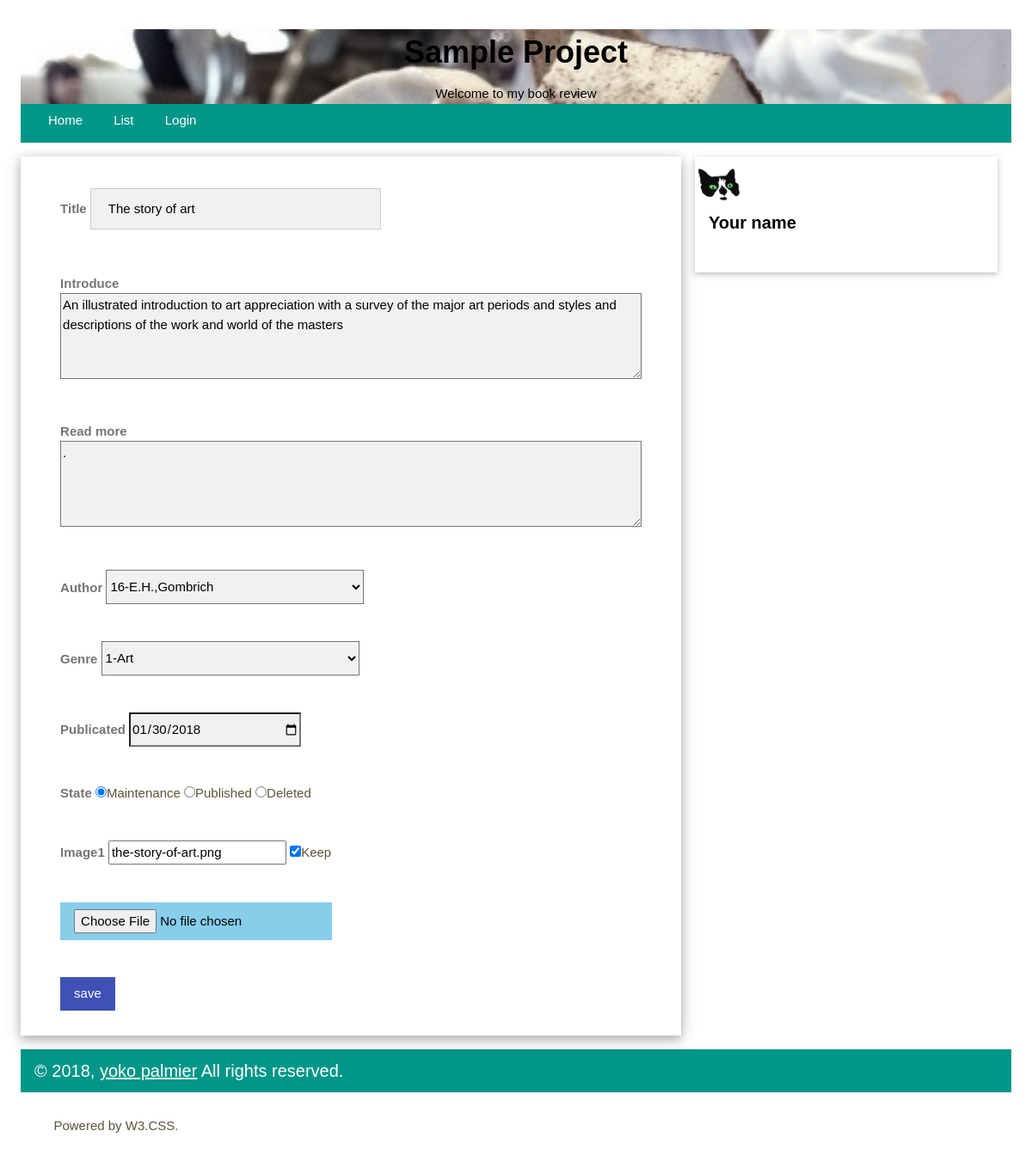
The page /article_edit.php?id=14&cursor=14 on the database its author committed.
### tables this page shows
CREATE TABLE article(id integer primary key,
title text,
intro text,
body text,
author_id int,
genre text,
pub_date text,
state text,
image1 text,
image2 text,
image3 text,
image4 text);

CREATE TABLE author (
id integer primary key,
first_name text,
last_name text);

CREATE TABLE genre (
id integer primary key,
name);

### article_edit.php (the view, shortened to what this page needs)
<?php
include 'sqlite-env.php';
include 'header.php';
?>
<div class="w3-row">
<?php
if(isset($_GET['id'])) {
    $id = $_GET['id'];
try{
    $file_db = new PDO($db_file);
    $stmt = $file_db->prepare("SELECT * FROM article where id = $id");
    $stmt->execute();
    $result = $stmt->fetchAll();
    list($id,$title,$intro,$body,$author,$genre,$pub_date,$state,$image1,$image2,$image3,$image4) = $result[0];
    $db = new PDO($db_file);
    $results = $db->query('SELECT * FROM author');
    $author_result = $results->fetchAll();
    $author_list_cnt = count($author_result);
    $genre_db = new PDO($db_file);
    $stmt = $genre_db->prepare("SELECT * FROM genre");
    $stmt->execute();
    $genre_result = $stmt->fetchAll();
    $genre_list_cnt = count($genre_result);
    }
    catch(PDOException $e) {
        echo $e->getMessage();
    }
}
?>
<div class="w3-col l8 s12">
<div class="w3-card-4" >
<div class="w3-panel w3-white" >
<form class="w3-container" align="left" action="article_update.php?id=<?php echo $id; ?>" method="post" id="article_form" enctype="multipart/form-data">
    <p>
    <label class="w3-text-gray"><b>Title</b></label>
    <input class="w3-input w3-border w3-light-grey" name="title" type="text" value="<?php echo $title; ?>" style="width:50%;">
    </p>
    <p>
    <label class="w3-text-gray" ><b>Introduce</b></label><br>
    <textarea class="w3-light-grey" name="intro" form="article_form" rows="5" cols="180" style="width:100%;height:100px;" align="left"><?php print($intro); ?></textarea>
    </p>
    <p>
    <label class="w3-text-gray"><b>Read more</b></label><br>
    <textarea class="w3-light-grey" name="more" form="article_form" rows="5" cols="180" style="width:100%;height:100px;"><?php echo $body; ?></textarea>
    </p>
    <p>
    <label class="w3-text-gray" for="author"><b>Author</b></label>
    <select class="w3-light-grey" name="author" style="width:300px;height:40px;">
        <?php
        if($author_list_cnt){
            foreach($author_result as $item){
                print("<option value='$item[0]'");
                if ($item[0]==$author) print(" selected ");
                print(">$item[0]-$item[1],$item[2]");
                print("</option>");
            }
        }
        ?>
    </select>
    </p>
    <p>
    <label class="w3-text-gray" for="genre"><b>Genre</b></label>
    <select class="w3-light-grey" name="genre" style="width:300px;height:40px;">
        <?php
        if($genre_list_cnt){
            foreach($genre_result as $item){
                print("<option value='$item[0]'");
                if ($item[0]==$genre) print(" selected ");
                print(">$item[0]-$item[1]");
                print("</option>");
            }
        }
        ?>
    </select>
    </p>
    <p>
    <label class="w3-text-gray" for="pub_date"><b>Publicated</b></label>
    <input class="w3-light-grey" type="date" name="pub_date" size="20" style="width:200px;height:40px;"
        value="<?php if($pub_date) echo $pub_date; else echo date('Y-m-d'); ?>">
</p>
    <p>
    <label class="w3-text-gray" for="state"><b>State</b></label>
    <label><input type="radio" name="state" value="Maintenance" <?php if($state=="Maintenance")echo "checked"; ?> >Maintenance</label>
    <label><input type="radio" name="state" value="Published" <?php if($state=="Published") echo "checked"; ?> >Published</label>
    <label><input type="radio" name="state" value="Deleted" <?php if($state=="Deleted")echo "checked"; ?> >Deleted</label>
    </p>
    <p>
    <label class="w3-text-gray"for="image1"><b>Image1</b></label>
	<input value="<?php echo $image1; ?>"  readonly />&nbsp;<input type="checkbox" name="keep" value="1" checked="checked">Keep<p>
    <input class="w3-btn w3-light-blue" type="file" name="image1" size="20" accept=".jpg, .jpeg, .png">
    </p>
    <p>
    <input class="w3-btn w3-indigo" type='submit' value='save'>
    </p>
</div>
</div>
</div>
    <div class="w3-col l4">
    </div>
</div>

### css/w3.css (style rules this page uses)
*,*:before,*:after { box-sizing:inherit }
html { -ms-text-size-adjust:100%;-webkit-text-size-adjust:100% }
body { margin:0 }
a { background-color:transparent;-webkit-text-decoration-skip:objects }
img { border-style:none }
button,input,select,textarea { font:inherit;margin:0 }
button,input { overflow:visible }
button,select { text-transform:none }
button,html [type=button],[type=reset],[type=submit] { -webkit-appearance:button }
textarea { overflow:auto }
[type=checkbox],[type=radio] { padding:0 }
html,body { font-family:Verdana,sans-serif;font-size:15px;line-height:1.5 }
html { overflow-x:hidden }
h4 { font-size:20px }
h1,h2,h3,h4,h5,h6 { font-family:"Segoe UI",Arial,sans-serif;font-weight:400;margin:10px 0 }
img { vertical-align:middle }
a { color:inherit }
.w3-btn,.w3-button { border:none;display:inline-block;outline:0;padding:8px 16px;vertical-align:middle;overflow:hidden;text-decoration:none;color:inherit;background-color:inherit;text-align:center;cursor:pointer;white-space:nowrap }
.w3-btn,.w3-button { -webkit-touch-callout:none;-webkit-user-select:none;-khtml-user-select:none;-moz-user-select:none;-ms-user-select:none;user-select:none }
.w3-input { padding:8px;display:block;border:none;border-bottom:1px solid #ccc;width:100% }
.w3-container:after,.w3-container:before,.w3-panel:after,.w3-panel:before,.w3-row:after,.w3-row:before,.w3-row-padding:after,.w3-row-padding:before, .w3-cell-row:before,.w3-cell-row:after,.w3-clear:after,.w3-clear:before,.w3-bar:before,.w3-bar:after { content:"";display:table;clear:both }
.w3-col,.w3-half,.w3-third,.w3-twothird,.w3-threequarter,.w3-quarter { float:left;width:100% }
.w3-col.s12 { width:99.99999% }
@media (min-width:993px) { .w3-col.l4 { width:33.33333% } }
@media (min-width:993px) { .w3-col.l8 { width:66.66666% } }
.w3-container,.w3-panel { padding:0.01em 16px }
.w3-panel { margin-top:16px;margin-bottom:16px }
.w3-card,.w3-card-2 { box-shadow:0 2px 5px 0 rgba(0,0,0,0.16),0 2px 10px 0 rgba(0,0,0,0.12) }
.w3-card-4,.w3-hover-shadow:hover { box-shadow:0 4px 10px 0 rgba(0,0,0,0.2),0 4px 20px 0 rgba(0,0,0,0.19) }
.w3-border { border:1px solid #ccc!important }
.w3-margin { margin:16px!important }
.w3-margin-top { margin-top:16px!important }
.w3-light-blue,.w3-hover-light-blue:hover { color:#000!important;background-color:#87CEEB!important }
.w3-indigo,.w3-hover-indigo:hover { color:#fff!important;background-color:#3f51b5!important }
.w3-teal,.w3-hover-teal:hover { color:#fff!important;background-color:#009688!important }
.w3-white,.w3-hover-white:hover { color:#000!important;background-color:#fff!important }
.w3-light-grey,.w3-hover-light-grey:hover,.w3-light-gray,.w3-hover-light-gray:hover { color:#000!important;background-color:#f1f1f1!important }
.w3-text-grey,.w3-hover-text-grey:hover,.w3-text-gray,.w3-hover-text-gray:hover { color:#757575!important }

### css/style1.css (style rules this page uses)
body { padding: 2%; }
p { padding: 2%; background: #ffffff; color: #5b5239; border: 0px solid #fce29f; border-radius: .25em; }

### css/login_modal.css (style rules this page uses)
input[type=text], input[type=password] { width: 100%; padding: 12px 20px; margin: 8px 0; display: inline-block; border: 1px solid #ccc; box-sizing: border-box; }

### css/header.css (style rules this page uses)
body, html { height: 100%; font-family: "Inconsolata", sans-serif; }
body,h1,h2,h3,h4,h5 { font-family: "Raleway", sans-serif }

### rows shown on the page
article: title "The story of art", intro "An illustrated introduction to art appreciation with a survey of the major art periods and styles and descriptions of the work and world of the masters", more ".", author "16-E.H.,Gombrich", genre "1-Art", pub_date "01/30/2018", state "☑ Maintenance", state "☐ Published", state "☐ Deleted", image1 "the-story-of-art.png"
